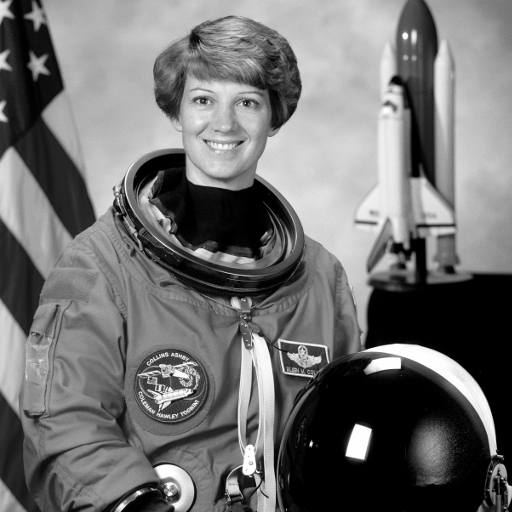
#> input picture listy/astronom.png, 512 x 512 px, found by its file name
$ python cv_image_processing.py
#> lines starting #> are read from the running program, lines starting #| are printed output that depends on the picture; pictures that were not available may be replaced by others from this repository, and a replacement may not be noted
import numpy as np
import cv2
import matplotlib.pyplot as plt

def zmniejsz_jasnosc(img, factor=0.5):
    img_hsv = cv2.cvtColor(img, cv2.COLOR_BGR2HSV)
    img_hsv[:,:,2] = np.clip(img_hsv[:,:,2] * factor, 0, 255)
    return cv2.cvtColor(img_hsv, cv2.COLOR_HSV2BGR)

def zwieksz_kontrast(img, alpha=1.5, beta=0):
    return cv2.convertScaleAbs(img, alpha=alpha, beta=beta)

def wizualizuj_histogram(img, title):
    color = ('b','g','r')
    for i,col in enumerate(color):
        hist = cv2.calcHist([img],[i],None,[256],[0,256])
        plt.plot(hist,color = col)
        plt.xlim([0,256])
    plt.title(title)
    plt.show()

img1 = cv2.imread("astronom.png")
#> img1 is the input picture: shape (512, 512, 3); min 0, max 255, mean 112.7
img2 = cv2.imread("zadanie_6.01.png")
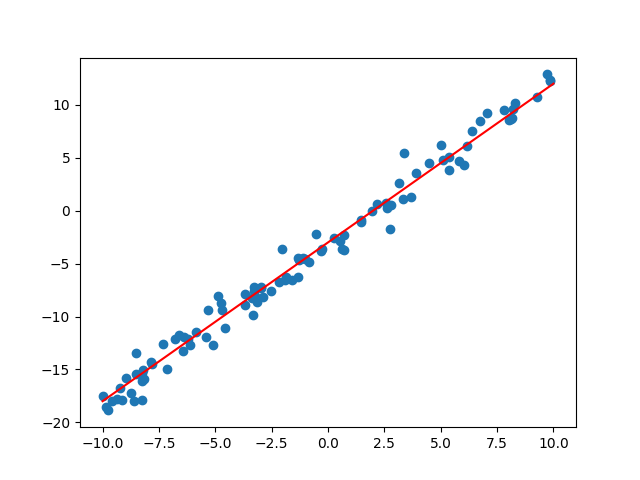
#> input picture charts/regression.png, 640 x 480 px, given in place of zadanie_6.01.png, which was not available
#> img2 is the input picture: shape (480, 640, 3); mean B, G, R 250.3, 249.2, 248.5

print(img1.shape)
#| (512, 512, 3)
print(img2.shape)
#| (480, 640, 3)

width, height = 183, 275
img2_resized = cv2.resize(img2, (width, height))
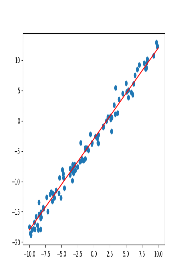
#> img2_resized: shape (275, 183, 3); mean B, G, R 250.8, 249.7, 249

img2_processed = zmniejsz_jasnosc(img2_resized, factor=0.7)
#> in zmniejsz_jasnosc, `img_hsv = cv2.cvtColor(img, cv2.COLOR_BGR2HSV)`: img_hsv: shape (275, 183, 3); mean H, S, V 2.9, 4.6, 251.6
#> in zmniejsz_jasnosc, `img_hsv[:,:,2] = np.clip(img_hsv[:,:,2] * factor, 0, 255)`: img_hsv: shape (275, 183, 3); mean H, S, V 2.9, 4.6, 175.6
#> in zmniejsz_jasnosc, `return cv2.cvtColor(img_hsv, cv2.COLOR_HSV2BGR)`:
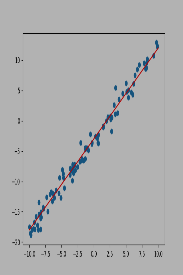
#> returned value: shape (275, 183, 3); mean B, G, R 175, 174.3, 173.8
img2_processed = zwieksz_kontrast(img2_processed, alpha=1.5, beta=30)
#> in zwieksz_kontrast, `return cv2.convertScaleAbs(img, alpha=alpha, beta=beta)`:
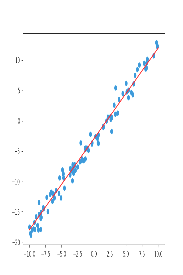
#> returned value: shape (275, 183, 3); mean of channels 0, 1, 2 252.3, 251.2, 250.4; drawn as B, G, R

wizualizuj_histogram(img1, 'Histogram - Obraz 1')
#> in wizualizuj_histogram, `plt.show()`:
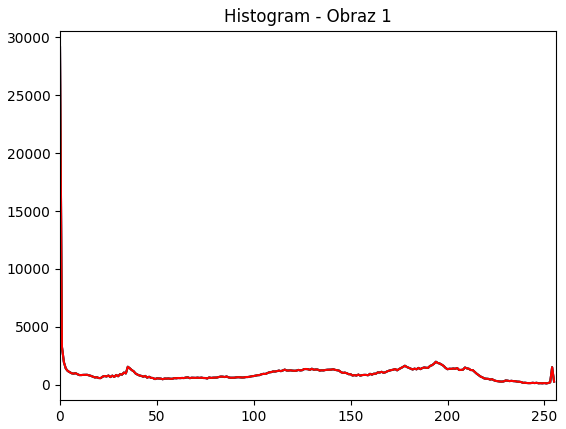
#> figure drawn by matplotlib, 1 panel; curve peaks at x = 0, y = 29129; curve peaks at x = 0, y = 29129; curve peaks at x = 0, y = 29129
wizualizuj_histogram(img2_resized, 'Histogram - Obraz 2 (Po zmianie rozmiaru)')
#> in wizualizuj_histogram (call 2), `plt.show()`:
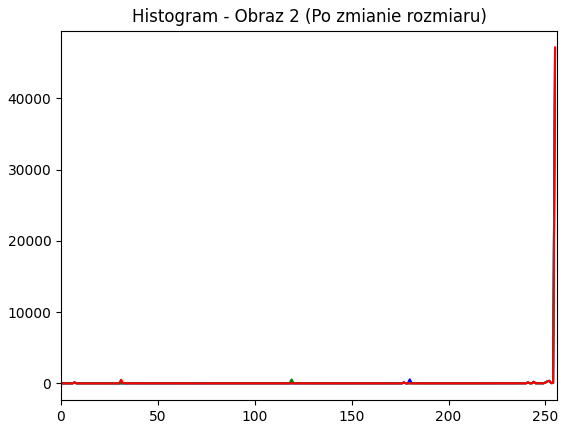
#> figure drawn by matplotlib, 1 panel; curve peaks at x = 255, y = 46995; curve peaks at x = 255, y = 46980; curve peaks at x = 255, y = 47171
wizualizuj_histogram(img2_processed, 'Histogram - Obraz 2 (Po przetworzeniu)')
#> call 3 of wizualizuj_histogram, with title = 'Histogram - Obraz 2 (Po przetworzeniu)'
#> in wizualizuj_histogram (call 3), `plt.show()`:
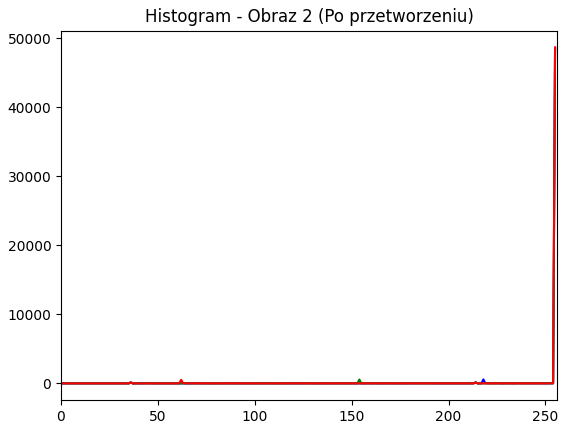
#> figure drawn by matplotlib, 1 panel; curve peaks at x = 255, y = 48595; curve peaks at x = 255, y = 48511; curve peaks at x = 255, y = 48654

#> (the run stopped early here; a loop or call above may not have finished)
